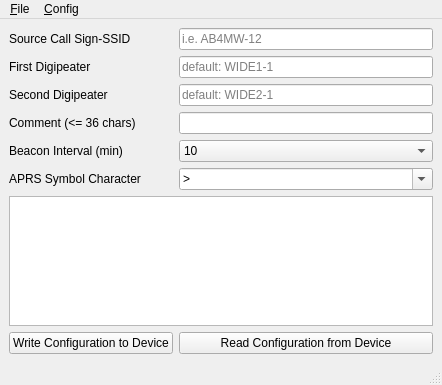
<?xml version="1.0" encoding="UTF-8"?>
<ui version="4.0">
 <class>PicoAPRSTrackerConfig</class>
 <widget class="QMainWindow" name="PicoAPRSTrackerConfig">
  <property name="geometry">
   <rect>
    <x>0</x>
    <y>0</y>
    <width>442</width>
    <height>385</height>
   </rect>
  </property>
  <property name="windowTitle">
   <string>PicoAPRSTrackerConfig</string>
  </property>
  <widget class="QWidget" name="centralwidget">
   <layout class="QGridLayout" name="gridLayout">
    <item row="4" column="1">
     <widget class="QComboBox" name="intervalComboBox">
      <property name="currentIndex">
       <number>5</number>
      </property>
      <item>
       <property name="text">
        <string>2</string>
       </property>
      </item>
      <item>
       <property name="text">
        <string>3</string>
       </property>
      </item>
      <item>
       <property name="text">
        <string>4</string>
       </property>
      </item>
      <item>
       <property name="text">
        <string>5</string>
       </property>
      </item>
      <item>
       <property name="text">
        <string>6</string>
       </property>
      </item>
      <item>
       <property name="text">
        <string>10</string>
       </property>
      </item>
      <item>
       <property name="text">
        <string>12</string>
       </property>
      </item>
      <item>
       <property name="text">
        <string>15</string>
       </property>
      </item>
      <item>
       <property name="text">
        <string>20</string>
       </property>
      </item>
      <item>
       <property name="text">
        <string>30</string>
       </property>
      </item>
     </widget>
    </item>
    <item row="6" column="0" colspan="2">
     <widget class="QPlainTextEdit" name="plainTextEdit"/>
    </item>
    <item row="2" column="1">
     <widget class="QLineEdit" name="digi2LineEdit">
      <property name="maxLength">
       <number>9</number>
      </property>
      <property name="placeholderText">
       <string>default: WIDE2-1</string>
      </property>
     </widget>
    </item>
    <item row="0" column="1">
     <widget class="QLineEdit" name="sourceCallLineEdit">
      <property name="maxLength">
       <number>9</number>
      </property>
      <property name="placeholderText">
       <string>i.e. AB4MW-12</string>
      </property>
     </widget>
    </item>
    <item row="2" column="0">
     <widget class="QLabel" name="label_3">
      <property name="text">
       <string>Second Digipeater</string>
      </property>
     </widget>
    </item>
    <item row="3" column="0">
     <widget class="QLabel" name="label_6">
      <property name="text">
       <string>Comment (&lt;= 36 chars)</string>
      </property>
     </widget>
    </item>
    <item row="1" column="1">
     <widget class="QLineEdit" name="digi1LineEdit">
      <property name="maxLength">
       <number>9</number>
      </property>
      <property name="placeholderText">
       <string>default: WIDE1-1</string>
      </property>
     </widget>
    </item>
    <item row="5" column="0">
     <widget class="QLabel" name="label_5">
      <property name="text">
       <string>APRS Symbol Character</string>
      </property>
     </widget>
    </item>
    <item row="4" column="0">
     <widget class="QLabel" name="label_4">
      <property name="text">
       <string>Beacon Interval (min)</string>
      </property>
     </widget>
    </item>
    <item row="3" column="1">
     <widget class="QLineEdit" name="commentLineEdit">
      <property name="maxLength">
       <number>36</number>
      </property>
     </widget>
    </item>
    <item row="0" column="0">
     <widget class="QLabel" name="label">
      <property name="text">
       <string>Source Call Sign-SSID</string>
      </property>
     </widget>
    </item>
    <item row="5" column="1">
     <widget class="QComboBox" name="aprsSymbolComboBox">
      <property name="editable">
       <bool>true</bool>
      </property>
      <property name="currentIndex">
       <number>0</number>
      </property>
      <item>
       <property name="text">
        <string>&gt;</string>
       </property>
      </item>
      <item>
       <property name="text">
        <string>j</string>
       </property>
      </item>
      <item>
       <property name="text">
        <string>#</string>
       </property>
      </item>
     </widget>
    </item>
    <item row="1" column="0">
     <widget class="QLabel" name="label_2">
      <property name="text">
       <string>First Digipeater</string>
      </property>
     </widget>
    </item>
    <item row="7" column="0">
     <widget class="QPushButton" name="writeConfigButton">
      <property name="text">
       <string>Write Configuration to Device</string>
      </property>
     </widget>
    </item>
    <item row="7" column="1">
     <widget class="QPushButton" name="readConfigButton">
      <property name="text">
       <string>Read Configuration from Device</string>
      </property>
     </widget>
    </item>
   </layout>
  </widget>
  <widget class="QMenuBar" name="menubar">
   <property name="geometry">
    <rect>
     <x>0</x>
     <y>0</y>
     <width>442</width>
     <height>26</height>
    </rect>
   </property>
   <widget class="QMenu" name="menu_File">
    <property name="title">
     <string>&amp;File</string>
    </property>
    <addaction name="actionE_xit"/>
   </widget>
   <widget class="QMenu" name="menu_Config">
    <property name="title">
     <string>&amp;Config</string>
    </property>
    <addaction name="action_Read_from_Device"/>
    <addaction name="action_Write_to_Device"/>
    <addaction name="action_Serial_Port"/>
   </widget>
   <addaction name="menu_File"/>
   <addaction name="menu_Config"/>
  </widget>
  <widget class="QStatusBar" name="statusbar"/>
  <action name="actionE_xit">
   <property name="text">
    <string>E&amp;xit</string>
   </property>
  </action>
  <action name="action_Read_from_Device">
   <property name="text">
    <string>&amp;Read from Device</string>
   </property>
  </action>
  <action name="action_Write_to_Device">
   <property name="text">
    <string>&amp;Write to Device</string>
   </property>
  </action>
  <action name="action_Serial_Port">
   <property name="text">
    <string>Choose &amp;Serial Port</string>
   </property>
  </action>
 </widget>
 <tabstops>
  <tabstop>sourceCallLineEdit</tabstop>
  <tabstop>digi1LineEdit</tabstop>
  <tabstop>digi2LineEdit</tabstop>
  <tabstop>commentLineEdit</tabstop>
  <tabstop>intervalComboBox</tabstop>
  <tabstop>aprsSymbolComboBox</tabstop>
  <tabstop>plainTextEdit</tabstop>
 </tabstops>
 <resources/>
 <connections/>
</ui>
